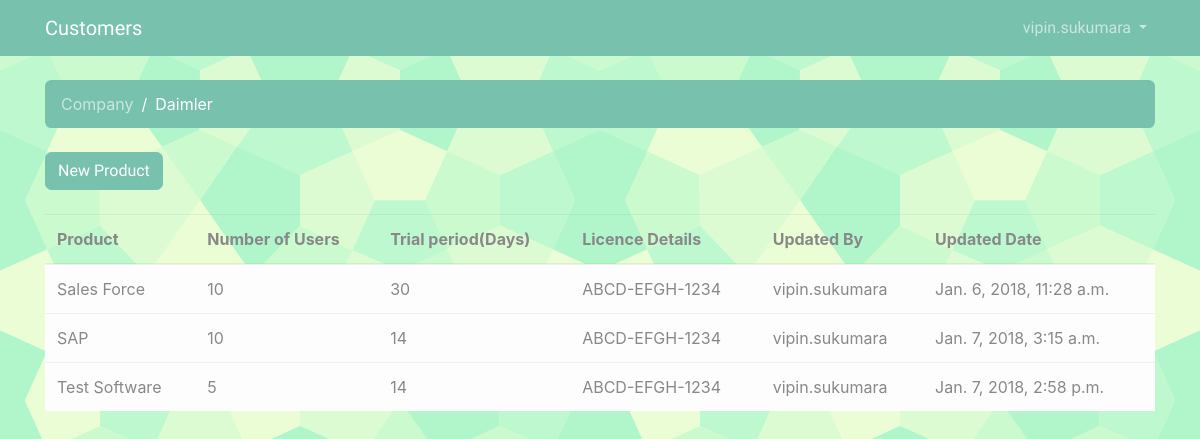
/CustomerInformation/1/ (signed in), run on an earlier commit of the app's database.
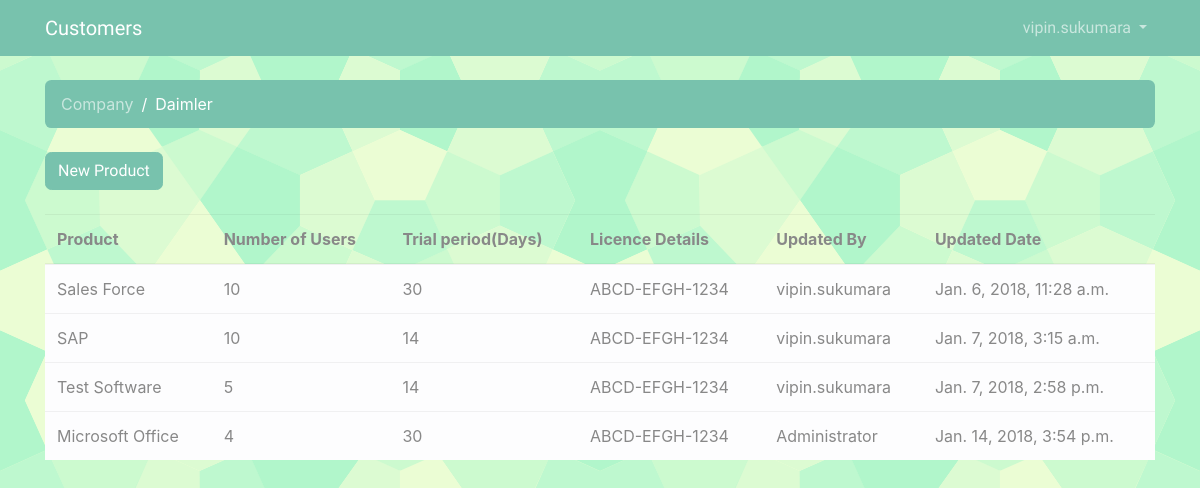
And on a later commit of the database.
### CustomerInformation/models.py (models this page shows)
class LicenseInformation(models.Model):
    product = models.TextField(max_length=4000)
    company = models.ForeignKey(Company, on_delete=models.CASCADE,related_name='licenseinformations')
    license = models.TextField(max_length=4000)
    noofusers = models.IntegerField(default=1)
    noofdaystrial = models.IntegerField(default=30)
    created_at = models.DateTimeField(auto_now_add=True)
    updated_at = models.DateTimeField(auto_now_add=True)
    created_by = models.ForeignKey(User,null=True,on_delete=models.CASCADE,)
    updated_by = models.ForeignKey(User, null=True,related_name='+',on_delete=models.CASCADE,)

### CustomerInformation/views.py (the view)
# urls.py: url(r'^CustomerInformation/(?P<pk>\d+)/$', views.company_licenseinfo, name='company_licenseinfo'),
@login_required
def company_licenseinfo(request, pk):
    company = get_object_or_404(Company, pk=pk)
    return render(request, 'licenseinfo.html', {'company': company})

### templates/licenseinfo.html (shortened to what this page needs)
{% extends 'base.html' %}
{% block breadcrumb %}
  <li class="breadcrumb-item"><a href="{% url 'home' %}">Company</a></li>
  <li class="breadcrumb-item active">{{ company.name }}</li>
{% endblock %}
{% block content %}
  <div class="mb-4">
    <a href="{% url 'new_company_licenseinfo' company.pk %}" class="btn btn-primary">New Product</a>
  </div>
  <table class="table table-hover">
    <thead class="thead-inverse">
      <tr>
        <th scope="col">Product</th>
        <th scope="col">Number of Users</th>
        <th scope="col">Trial period(Days)</th>
        <th scope="col">Licence Details</th>
		<th scope="col">Updated By</th>
        <th scope="col">Updated Date</th>
      </tr>
    </thead>
    <tbody>
      {% for license in company.licenseinformations.all %}
        <tr class="table-light">
          <td class="align-middle">{{ license.product }}</td>
          <td class="align-middle">{{ license.noofusers }}</td>
          <td class="align-middle">{{ license.noofdaystrial }}</td>
		  <td class="align-middle" Style="word-wrap: normal; word-break: break-all;">{{ license.license }}</td>
		  <td class="align-middle">{{ license.updated_by.username }}</td>
          <td class="align-middle">{{ license.updated_at }}</td>
        </tr>
      {% endfor %}
    </tbody>
  </table>
{% endblock %}

What changed in the data, as far as the page shows it:
added LicenseInformation: product "Microsoft Office", noofusers "4", noofdaystrial "30", license "ABCD-EFGH-1234", updated_by.username "Administrator", updated_at "Jan. 14, 2018, 3:54 p.m."
